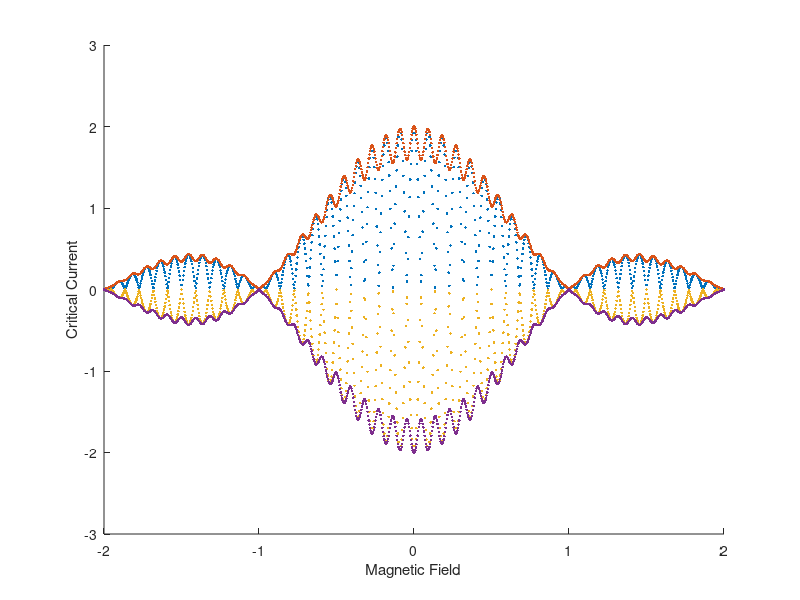

The MATLAB script that drew this image:
%Explanation of base program

%The program splits a squid into two junctions that have xmax discrete sections.  Each
%section has a supercurrent density, and a phase difference that is
%contributed to by the field (PhaseF) in the junction, the field in the squid loop,
%and an arbitrary phase set at x=1 %called Phase1.  These phase factors are 
%all summed along the junction to determine the local phase difference 
%across the junction at each point.  For each value of field and Phase1 the
%supercurrent at each point is calculated and the net supercurrent (sum 
%along the junction and then the sum of the two junctions together)
%is calcualted to find the supercurrent carried at that phase and that
%field.  To find the maximum supercurrent for a given field, the max of
%that vector is taken for that field value.  The minimum can be calculated 
%to find the negative critical current.  Both of these can be plotted 
%against the magnetic field that is applied.  This is the exact measurment 
%of the critical current vs field that we do in the lab.

%This version adds the ability to add several realistic features of squids

% Critical Current Asymmetry
% Junction Area Asymmetry
% Critical Current density variation along each junction
% Squid Loop size variation
% Changes in the field scan range



%Abreviations used
%Junction=Junc
%Super Current = SCur or just SC
%Step Size = SS sufix
%Width = Wid
%Length = Len
%Magnitude = Mag


%% Clearing memory and input screen

clear;
clc;
close all;

%% Defining the Parameters of the Simulaiton

%Setting Junction 1 Parameters
    xmax1=51;
    xmax2=51;
    x1(1,:)=(1:xmax1);
    x2(1,:)=(1:xmax2);

%Critical Current Magnitudes
    JuncSCMag1=1;
    JuncSCMag2=1;

%Junction Area Determinination
    JuncWid1=1;
    JuncLen1=1;

    JuncWid2=1;
    JuncLen2=1;

JuncArea1=JuncWid1*JuncLen1;
JuncArea2=JuncWid2*JuncLen2;

%Current Noise Parameters
    SCurNoise1=(2*rand(1,xmax1)-1);
    SCurNoise2=(2*rand(1,xmax2)-1);

%Calculating Critical Current Densities
    SCurDen1=JuncSCMag1*ones(1,xmax1)/xmax1+.01*SCurNoise1/xmax1;
    SCurDen2=JuncSCMag2*ones(1,xmax2)/xmax2+.01*SCurNoise2/xmax2;


%Setting Squid Loop Parameers
LoopWid=2;
LoopLen=5;
LoopArea=LoopWid*LoopLen;

%Stepping through a parameter

j=1;
jmax=2;
AlphaMin=0;
AlphaMax=.8;

%Field Parameters
f=1;
fmax=1001;
FieldMin=-2;
FieldMax=2;


%Phase Loop parameters
p=1;
pmax=101;
Phase0Min=0*pi;
Phase0Max=2*pi;


%Pre Allocating memory to the arrays (should decrease runtime)
Phase0=zeros(1,pmax);
Field=zeros(1,fmax);
FluxinJunc1=zeros(1,fmax);
FluxinJunc2=zeros(1,fmax);
FluxinLoop=zeros(1,fmax);

PhaseFDen1=zeros(1,fmax);
PhaseFDen2=zeros(1,fmax);
PhaseFL=zeros(1,fmax);

SCurrent1=zeros(xmax1,pmax,fmax);
SCurrent2=zeros(xmax2,pmax,fmax);
SCurrentNet=zeros(1,pmax);

MaxSCurrentNet=zeros(2,fmax);
MinSCurrentNet=zeros(2,fmax);
%% Loops for running the simulation Meat of the Simulation


%Changing a Parameter of the plot
AlphaSS =(AlphaMax-AlphaMin)/(jmax-1);
for j=1:jmax;
    
    Alpha=AlphaMin+(j-1)*AlphaSS;
 
    %Field Contribution to the Phase 
    %Define the Field ForLoop setp size, then run the Field for ForLoop
    FieldSS=(FieldMax-FieldMin)/(fmax-1);
    for f=1:fmax

        Field(f)=FieldMin+(f-1)*FieldSS;


        PhaseF1=2*pi*Field(f)*JuncArea1;
        PhaseF2=2*pi*Field(f)*JuncArea2;
        PhaseFL=2*pi*Field(f)*LoopArea;

        PhaseFDen1=PhaseF1*x1/xmax1;
        PhaseFDen2=PhaseF2*x2/xmax2;

        %Phase0 ForLoop of externally set phase 
        %Define the Phase0 setp size, then run the ForLoop
        Phase0SS=(Phase0Max-Phase0Min)/(pmax-1);
        for p=1:pmax

            Phase0(p)=Phase0Min+(p-1)*Phase0SS;

            PhaseDrop1=Phase0(p)+PhaseFDen1;
            PhaseDrop2=Phase0(p)+PhaseF1+PhaseFL+PhaseFDen2;

            SCurrent1=SCurDen1.*(1-Alpha).*(sin(PhaseDrop1));
            SCurrent2=SCurDen2.*(1+Alpha).*(sin(PhaseDrop2));

            SCurrentNet(p)=sum(SCurrent1)+sum(SCurrent2);


        end
        MaxSCurrentNet(j,f)=max(SCurrentNet);
        MinSCurrentNet(j,f)=min(SCurrentNet);
    end

end

hold on
plot(Field,MaxSCurrentNet,'.')
xlabel('Magnetic Field'); ylabel('Critical Current');

hold on 
plot(Field,MinSCurrentNet,'.')




    




